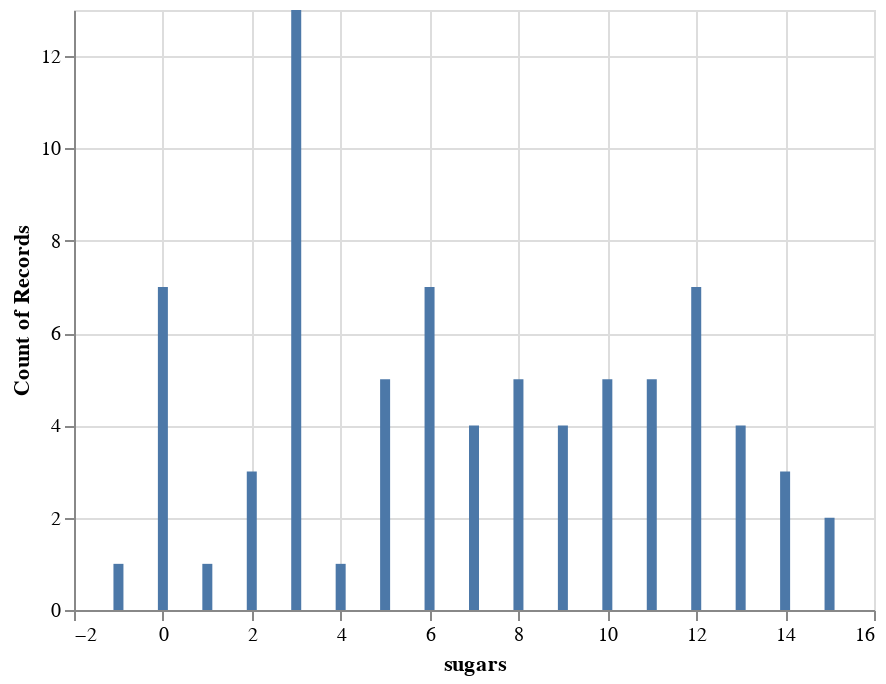

The notebook cell saved with this chart:
### Markdown cell above
### Sugar Distribution

Marketing tells us that their surveys have revealed that sugar content is the number one concern of consumers when choosing cereal.

They would like to see the following visualizations:

*  A histogram plot of the sugar content in all cereals.

* A scatter plot showing the relationship between sugar and calories.

* A box plot showing the distribution of sugar content by manufacturer.

### Code cell
# Create the three visualzations requested by the the marketing team
alt.Chart(cereals).mark_bar().encode(
    alt.X("sugars", bin=False),
    y='count()',
)

### Figure 1 — Vega-Lite specification as saved in the notebook (floating-point values rounded to 4 significant figures)
{"config": {"view": {"continuousWidth": 400, "continuousHeight": 300}}, "data": {"name": "data-ee440dbc64c92e09f8f7e073d93b7f79"}, "mark": "bar", "encoding": {"x": {"bin": false, "field": "sugars", "type": "quantitative"}, "y": {"aggregate": "count", "type": "quantitative"}}, "$schema": "https://vega.github.io/schema/vega-lite/v4.17.0.json", "datasets": {"data-ee440dbc64c92e09f8f7e073d93b7f79": [{"name": "100% Bran", "mfr": "N", "type": "C", "calories": 70, "protein": 4, "fat": 1, "sodium": 130, "fiber": 10.0, "carbo": 5.0, "sugars": 6, "potass": 280, "vitamins": 25, "shelf": 3, "weight": 1.0, "cups": 0.33, "rating": 68.4, "man_names": "Nabisco"}, {"name": "100% Natural Bran", "mfr": "Q", "type": "C", "calories": 120, "protein": 3, "fat": 5, "sodium": 15, "fiber": 2.0, "carbo": 8.0, "sugars": 8, "potass": 135, "vitamins": 0, "shelf": 3, "weight": 1.0, "cups": 1.0, "rating": 33.98, "man_names": "Quaker Oats"}, {"name": "All-Bran", "mfr": "K", "type": "C", "calories": 70, "protein": 4, "fat": 1, "sodium": 260, "fiber": 9.0, "carbo": 7.0, "sugars": 5, "potass": 320, "vitamins": 25, "shelf": 3, "weight": 1.0, "cups": 0.33, "rating": 59.43, "man_names": "Kelloggs"}, {"name": "All-Bran with Extra Fiber", "mfr": "K", "type": "C", "calories": 50, "protein": 4, "fat": 0, "sodium": 140, "fiber": 14.0, "carbo": 8.0, "sugars": 0, "potass": 330, "vitamins": 25, "shelf": 3, "weight": 1.0, "cups": 0.5, "rating": 93.7, "man_names": "Kelloggs"}, {"name": "Almond Delight", "mfr": "R", "type": "C", "calories": 110, "protein": 2, "fat": 2, "sodium": 200, "fiber": 1.0, "carbo": 14.0, "sugars": 8, "potass": -1, "vitamins": 25, "shelf": 3, "weight": 1.0, "cups": 0.75, "rating": 34.38, "man_names": "Ralston Purina"}, {"name": "Apple Cinnamon Cheerios", "mfr": "G", "type": "C", "calories": 110, "protein": 2, "fat": 2, "sodium": 180, "fiber": 1.5, "carbo": 10.5, "sugars": 10, "potass": 70, "vitamins": 25, "shelf": 1, "weight": 1.0, "cups": 0.75, "rating": 29.51, "man_names": "General Mills"}, {"name": "Apple Jacks", "mfr": "K", "type": "C", "calories": 110, "protein": 2, "fat": 0, "sodium": 125, "fiber": 1.0, "carbo": 11.0, "sugars": 14, "potass": 30, "vitamins": 25, "shelf": 2, "weight": 1.0, "cups": 1.0, "rating": 33.17, "man_names": "Kelloggs"}, {"name": "Basic 4", "mfr": "G", "type": "C", "calories": 130, "protein": 3, "fat": 2, "sodium": 210, "fiber": 2.0, "carbo": 18.0, "sugars": 8, "potass": 100, "vitamins": 25, "shelf": 3, "weight": 1.33, "cups": 0.75, "rating": 37.04, "man_names": "General Mills"}, {"name": "Bran Chex", "mfr": "R", "type": "C", "calories": 90, "protein": 2, "fat": 1, "sodium": 200, "fiber": 4.0, "carbo": 15.0, "sugars": 6, "potass": 125, "vitamins": 25, "shelf": 1, "weight": 1.0, "cups": 0.67, "rating": 49.12, "man_names": "Ralston Purina"}, {"name": "Bran Flakes", "mfr": "P", "type": "C", "calories": 90, "protein": 3, "fat": 0, "sodium": 210, "fiber": 5.0, "carbo": 13.0, "sugars": 5, "potass": 190, "vitamins": 25, "shelf": 3, "weight": 1.0, "cups": 0.67, "rating": 53.31, "man_names": "Post"}, {"name": "Cap'n'Crunch", "mfr": "Q", "type": "C", "calories": 120, "protein": 1, "fat": 2, "sodium": 220, "fiber": 0.0, "carbo": 12.0, "sugars": 12, "potass": 35, "vitamins": 25, "shelf": 2, "weight": 1.0, "cups": 0.75, "rating": 18.04, "man_names": "Quaker Oats"}, {"name": "Cheerios", "mfr": "G", "type": "C", "calories": 110, "protein": 6, "fat": 2, "sodium": 290, "fiber": 2.0, "carbo": 17.0, "sugars": 1, "potass": 105, "vitamins": 25, "shelf": 1, "weight": 1.0, "cups": 1.25, "rating": 50.76, "man_names": "General Mills"}, {"name": "Cinnamon Toast Crunch", "mfr": "G", "type": "C", "calories": 120, "protein": 1, "fat": 3, "sodium": 210, "fiber": 0.0, "carbo": 13.0, "sugars": 9, "potass": 45, "vitamins": 25, "shelf": 2, "weight": 1.0, "cups": 0.75, "rating": 19.82, "man_names": "General Mills"}, {"name": "Clusters", "mfr": "G", "type": "C", "calories": 110, "protein": 3, "fat": 2, "sodium": 140, "fiber": 2.0, "carbo": 13.0, "sugars": 7, "potass": 105, "vitamins": 25, "shelf": 3, "weight": 1.0, "cups": 0.5, "rating": 40.4, "man_names": "General Mills"}, {"name": "Cocoa Puffs", "mfr": "G", "type": "C", "calories": 110, "protein": 1, "fat": 1, "sodium": 180, "fiber": 0.0, "carbo": 12.0, "sugars": 13, "potass": 55, "vitamins": 25, "shelf": 2, "weight": 1.0, "cups": 1.0, "rating": 22.74, "man_names": "General Mills"}, {"name": "Corn Chex", "mfr": "R", "type": "C", "calories": 110, "protein": 2, "fat": 0, "sodium": 280, "fiber": 0.0, "carbo": 22.0, "sugars": 3, "potass": 25, "vitamins": 25, "shelf": 1, "weight": 1.0, "cups": 1.0, "rating": 41.45, "man_names": "Ralston Purina"}, {"name": "Corn Flakes", "mfr": "K", "type": "C", "calories": 100, "protein": 2, "fat": 0, "sodium": 290, "fiber": 1.0, "carbo": 21.0, "sugars": 2, "potass": 35, "vitamins": 25, "shelf": 1, "weight": 1.0, "cups": 1.0, "rating": 45.86, "man_names": "Kelloggs"}, {"name": "Corn Pops", "mfr": "K", "type": "C", "calories": 110, "protein": 1, "fat": 0, "sodium": 90, "fiber": 1.0, "carbo": 13.0, "sugars": 12, "potass": 20, "vitamins": 25, "shelf": 2, "weight": 1.0, "cups": 1.0, "rating": 35.78, "man_names": "Kelloggs"}, {"name": "Count Chocula", "mfr": "G", "type": "C", "calories": 110, "protein": 1, "fat": 1, "sodium": 180, "fiber": 0.0, "carbo": 12.0, "sugars": 13, "potass": 65, "vitamins": 25, "shelf": 2, "weight": 1.0, "cups": 1.0, "rating": 22.4, "man_names": "General Mills"}, {"name": "Cracklin' Oat Bran", "mfr": "K", "type": "C", "calories": 110, "protein": 3, "fat": 3, "sodium": 140, "fiber": 4.0, "carbo": 10.0, "sugars": 7, "potass": 160, "vitamins": 25, "shelf": 3, "weight": 1.0, "cups": 0.5, "rating": 40.45, "man_names": "Kelloggs"}, {"name": "Cream of Wheat (Quick)", "mfr": "N", "type": "H", "calories": 100, "protein": 3, "fat": 0, "sodium": 80, "fiber": 1.0, "carbo": 21.0, "sugars": 0, "potass": -1, "vitamins": 0, "shelf": 2, "weight": 1.0, "cups": 1.0, "rating": 64.53, "man_names": "Nabisco"}, {"name": "Crispix", "mfr": "K", "type": "C", "calories": 110, "protein": 2, "fat": 0, "sodium": 220, "fiber": 1.0, "carbo": 21.0, "sugars": 3, "potass": 30, "vitamins": 25, "shelf": 3, "weight": 1.0, "cups": 1.0, "rating": 46.9, "man_names": "Kelloggs"}, {"name": "Crispy Wheat & Raisins", "mfr": "G", "type": "C", "calories": 100, "protein": 2, "fat": 1, "sodium": 140, "fiber": 2.0, "carbo": 11.0, "sugars": 10, "potass": 120, "vitamins": 25, "shelf": 3, "weight": 1.0, "cups": 0.75, "rating": 36.18, "man_names": "General Mills"}, {"name": "Double Chex", "mfr": "R", "type": "C", "calories": 100, "protein": 2, "fat": 0, "sodium": 190, "fiber": 1.0, "carbo": 18.0, "sugars": 5, "potass": 80, "vitamins": 25, "shelf": 3, "weight": 1.0, "cups": 0.75, "rating": 44.33, "man_names": "Ralston Purina"}, {"name": "Froot Loops", "mfr": "K", "type": "C", "calories": 110, "protein": 2, "fat": 1, "sodium": 125, "fiber": 1.0, "carbo": 11.0, "sugars": 13, "potass": 30, "vitamins": 25, "shelf": 2, "weight": 1.0, "cups": 1.0, "rating": 32.21, "man_names": "Kelloggs"}, {"name": "Frosted Flakes", "mfr": "K", "type": "C", "calories": 110, "protein": 1, "fat": 0, "sodium": 200, "fiber": 1.0, "carbo": 14.0, "sugars": 11, "potass": 25, "vitamins": 25, "shelf": 1, "weight": 1.0, "cups": 0.75, "rating": 31.44, "man_names": "Kelloggs"}, {"name": "Frosted Mini-Wheats", "mfr": "K", "type": "C", "calories": 100, "protein": 3, "fat": 0, "sodium": 0, "fiber": 3.0, "carbo": 14.0, "sugars": 7, "potass": 100, "vitamins": 25, "shelf": 2, "weight": 1.0, "cups": 0.8, "rating": 58.35, "man_names": "Kelloggs"}, {"name": "Fruit & Fibre Dates; Walnuts; and Oats", "mfr": "P", "type": "C", "calories": 120, "protein": 3, "fat": 2, "sodium": 160, "fiber": 5.0, "carbo": 12.0, "sugars": 10, "potass": 200, "vitamins": 25, "shelf": 3, "weight": 1.25, "cups": 0.67, "rating": 40.92, "man_names": "Post"}, {"name": "Fruitful Bran", "mfr": "K", "type": "C", "calories": 120, "protein": 3, "fat": 0, "sodium": 240, "fiber": 5.0, "carbo": 14.0, "sugars": 12, "potass": 190, "vitamins": 25, "shelf": 3, "weight": 1.33, "cups": 0.67, "rating": 41.02, "man_names": "Kelloggs"}, {"name": "Fruity Pebbles", "mfr": "P", "type": "C", "calories": 110, "protein": 1, "fat": 1, "sodium": 135, "fiber": 0.0, "carbo": 13.0, "sugars": 12, "potass": 25, "vitamins": 25, "shelf": 2, "weight": 1.0, "cups": 0.75, "rating": 28.03, "man_names": "Post"}, {"name": "Golden Crisp", "mfr": "P", "type": "C", "calories": 100, "protein": 2, "fat": 0, "sodium": 45, "fiber": 0.0, "carbo": 11.0, "sugars": 15, "potass": 40, "vitamins": 25, "shelf": 1, "weight": 1.0, "cups": 0.88, "rating": 35.25, "man_names": "Post"}, {"name": "Golden Grahams", "mfr": "G", "type": "C", "calories": 110, "protein": 1, "fat": 1, "sodium": 280, "fiber": 0.0, "carbo": 15.0, "sugars": 9, "potass": 45, "vitamins": 25, "shelf": 2, "weight": 1.0, "cups": 0.75, "rating": 23.8, "man_names": "General Mills"}, {"name": "Grape Nuts Flakes", "mfr": "P", "type": "C", "calories": 100, "protein": 3, "fat": 1, "sodium": 140, "fiber": 3.0, "carbo": 15.0, "sugars": 5, "potass": 85, "vitamins": 25, "shelf": 3, "weight": 1.0, "cups": 0.88, "rating": 52.08, "man_names": "Post"}, {"name": "Grape-Nuts", "mfr": "P", "type": "C", "calories": 110, "protein": 3, "fat": 0, "sodium": 170, "fiber": 3.0, "carbo": 17.0, "sugars": 3, "potass": 90, "vitamins": 25, "shelf": 3, "weight": 1.0, "cups": 0.25, "rating": 53.37, "man_names": "Post"}, {"name": "Great Grains Pecan", "mfr": "P", "type": "C", "calories": 120, "protein": 3, "fat": 3, "sodium": 75, "fiber": 3.0, "carbo": 13.0, "sugars": 4, "potass": 100, "vitamins": 25, "shelf": 3, "weight": 1.0, "cups": 0.33, "rating": 45.81, "man_names": "Post"}, {"name": "Honey Graham Ohs", "mfr": "Q", "type": "C", "calories": 120, "protein": 1, "fat": 2, "sodium": 220, "fiber": 1.0, "carbo": 12.0, "sugars": 11, "potass": 45, "vitamins": 25, "shelf": 2, "weight": 1.0, "cups": 1.0, "rating": 21.87, "man_names": "Quaker Oats"}, {"name": "Honey Nut Cheerios", "mfr": "G", "type": "C", "calories": 110, "protein": 3, "fat": 1, "sodium": 250, "fiber": 1.5, "carbo": 11.5, "sugars": 10, "potass": 90, "vitamins": 25, "shelf": 1, "weight": 1.0, "cups": 0.75, "rating": 31.07, "man_names": "General Mills"}, {"name": "Honey-comb", "mfr": "P", "type": "C", "calories": 110, "protein": 1, "fat": 0, "sodium": 180, "fiber": 0.0, "carbo": 14.0, "sugars": 11, "potass": 35, "vitamins": 25, "shelf": 1, "weight": 1.0, "cups": 1.33, "rating": 28.74, "man_names": "Post"}, {"name": "Just Right Crunchy  Nuggets", "mfr": "K", "type": "C", "calories": 110, "protein": 2, "fat": 1, "sodium": 170, "fiber": 1.0, "carbo": 17.0, "sugars": 6, "potass": 60, "vitamins": 100, "shelf": 3, "weight": 1.0, "cups": 1.0, "rating": 36.52, "man_names": "Kelloggs"}, {"name": "Just Right Fruit & Nut", "mfr": "K", "type": "C", "calories": 140, "protein": 3, "fat": 1, "sodium": 170, "fiber": 2.0, "carbo": 20.0, "sugars": 9, "potass": 95, "vitamins": 100, "shelf": 3, "weight": 1.3, "cups": 0.75, "rating": 36.47, "man_names": "Kelloggs"}, {"name": "Kix", "mfr": "G", "type": "C", "calories": 110, "protein": 2, "fat": 1, "sodium": 260, "fiber": 0.0, "carbo": 21.0, "sugars": 3, "potass": 40, "vitamins": 25, "shelf": 2, "weight": 1.0, "cups": 1.5, "rating": 39.24, "man_names": "General Mills"}, {"name": "Life", "mfr": "Q", "type": "C", "calories": 100, "protein": 4, "fat": 2, "sodium": 150, "fiber": 2.0, "carbo": 12.0, "sugars": 6, "potass": 95, "vitamins": 25, "shelf": 2, "weight": 1.0, "cups": 0.67, "rating": 45.33, "man_names": "Quaker Oats"}, {"name": "Lucky Charms", "mfr": "G", "type": "C", "calories": 110, "protein": 2, "fat": 1, "sodium": 180, "fiber": 0.0, "carbo": 12.0, "sugars": 12, "potass": 55, "vitamins": 25, "shelf": 2, "weight": 1.0, "cups": 1.0, "rating": 26.73, "man_names": "General Mills"}, {"name": "Maypo", "mfr": "A", "type": "H", "calories": 100, "protein": 4, "fat": 1, "sodium": 0, "fiber": 0.0, "carbo": 16.0, "sugars": 3, "potass": 95, "vitamins": 25, "shelf": 2, "weight": 1.0, "cups": 1.0, "rating": 54.85, "man_names": "American Home Food Products"}, {"name": "Muesli Raisins; Dates; & Almonds", "mfr": "R", "type": "C", "calories": 150, "protein": 4, "fat": 3, "sodium": 95, "fiber": 3.0, "carbo": 16.0, "sugars": 11, "potass": 170, "vitamins": 25, "shelf": 3, "weight": 1.0, "cups": 1.0, "rating": 37.14, "man_names": "Ralston Purina"}, {"name": "Muesli Raisins; Peaches; & Pecans", "mfr": "R", "type": "C", "calories": 150, "protein": 4, "fat": 3, "sodium": 150, "fiber": 3.0, "carbo": 16.0, "sugars": 11, "potass": 170, "vitamins": 25, "shelf": 3, "weight": 1.0, "cups": 1.0, "rating": 34.14, "man_names": "Ralston Purina"}, {"name": "Mueslix Crispy Blend", "mfr": "K", "type": "C", "calories": 160, "protein": 3, "fat": 2, "sodium": 150, "fiber": 3.0, "carbo": 17.0, "sugars": 13, "potass": 160, "vitamins": 25, "shelf": 3, "weight": 1.5, "cups": 0.67, "rating": 30.31, "man_names": "Kelloggs"}, {"name": "Multi-Grain Cheerios", "mfr": "G", "type": "C", "calories": 100, "protein": 2, "fat": 1, "sodium": 220, "fiber": 2.0, "carbo": 15.0, "sugars": 6, "potass": 90, "vitamins": 25, "shelf": 1, "weight": 1.0, "cups": 1.0, "rating": 40.11, "man_names": "General Mills"}, {"name": "Nut&Honey Crunch", "mfr": "K", "type": "C", "calories": 120, "protein": 2, "fat": 1, "sodium": 190, "fiber": 0.0, "carbo": 15.0, "sugars": 9, "potass": 40, "vitamins": 25, "shelf": 2, "weight": 1.0, "cups": 0.67, "rating": 29.92, "man_names": "Kelloggs"}, {"name": "Nutri-Grain Almond-Raisin", "mfr": "K", "type": "C", "calories": 140, "protein": 3, "fat": 2, "sodium": 220, "fiber": 3.0, "carbo": 21.0, "sugars": 7, "potass": 130, "vitamins": 25, "shelf": 3, "weight": 1.33, "cups": 0.67, "rating": 40.69, "man_names": "Kelloggs"}, {"name": "Nutri-grain Wheat", "mfr": "K", "type": "C", "calories": 90, "protein": 3, "fat": 0, "sodium": 170, "fiber": 3.0, "carbo": 18.0, "sugars": 2, "potass": 90, "vitamins": 25, "shelf": 3, "weight": 1.0, "cups": 1.0, "rating": 59.64, "man_names": "Kelloggs"}, {"name": "Oatmeal Raisin Crisp", "mfr": "G", "type": "C", "calories": 130, "protein": 3, "fat": 2, "sodium": 170, "fiber": 1.5, "carbo": 13.5, "sugars": 10, "potass": 120, "vitamins": 25, "shelf": 3, "weight": 1.25, "cups": 0.5, "rating": 30.45, "man_names": "General Mills"}, {"name": "Post Nat. Raisin Bran", "mfr": "P", "type": "C", "calories": 120, "protein": 3, "fat": 1, "sodium": 200, "fiber": 6.0, "carbo": 11.0, "sugars": 14, "potass": 260, "vitamins": 25, "shelf": 3, "weight": 1.33, "cups": 0.67, "rating": 37.84, "man_names": "Post"}, {"name": "Product 19", "mfr": "K", "type": "C", "calories": 100, "protein": 3, "fat": 0, "sodium": 320, "fiber": 1.0, "carbo": 20.0, "sugars": 3, "potass": 45, "vitamins": 100, "shelf": 3, "weight": 1.0, "cups": 1.0, "rating": 41.5, "man_names": "Kelloggs"}, {"name": "Puffed Rice", "mfr": "Q", "type": "C", "calories": 50, "protein": 1, "fat": 0, "sodium": 0, "fiber": 0.0, "carbo": 13.0, "sugars": 0, "potass": 15, "vitamins": 0, "shelf": 3, "weight": 0.5, "cups": 1.0, "rating": 60.76, "man_names": "Quaker Oats"}, {"name": "Puffed Wheat", "mfr": "Q", "type": "C", "calories": 50, "protein": 2, "fat": 0, "sodium": 0, "fiber": 1.0, "carbo": 10.0, "sugars": 0, "potass": 50, "vitamins": 0, "shelf": 3, "weight": 0.5, "cups": 1.0, "rating": 63.01, "man_names": "Quaker Oats"}, {"name": "Quaker Oat Squares", "mfr": "Q", "type": "C", "calories": 100, "protein": 4, "fat": 1, "sodium": 135, "fiber": 2.0, "carbo": 14.0, "sugars": 6, "potass": 110, "vitamins": 25, "shelf": 3, "weight": 1.0, "cups": 0.5, "rating": 49.51, "man_names": "Quaker Oats"}, {"name": "Quaker Oatmeal", "mfr": "Q", "type": "H", "calories": 100, "protein": 5, "fat": 2, "sodium": 0, "fiber": 2.7, "carbo": -1.0, "sugars": -1, "potass": 110, "vitamins": 0, "shelf": 1, "weight": 1.0, "cups": 0.67, "rating": 50.83, "man_names": "Quaker Oats"}, {"name": "Raisin Bran", "mfr": "K", "type": "C", "calories": 120, "protein": 3, "fat": 1, "sodium": 210, "fiber": 5.0, "carbo": 14.0, "sugars": 12, "potass": 240, "vitamins": 25, "shelf": 2, "weight": 1.33, "cups": 0.75, "rating": 39.26, "man_names": "Kelloggs"}, {"name": "Raisin Nut Bran", "mfr": "G", "type": "C", "calories": 100, "protein": 3, "fat": 2, "sodium": 140, "fiber": 2.5, "carbo": 10.5, "sugars": 8, "potass": 140, "vitamins": 25, "shelf": 3, "weight": 1.0, "cups": 0.5, "rating": 39.7, "man_names": "General Mills"}, {"name": "Raisin Squares", "mfr": "K", "type": "C", "calories": 90, "protein": 2, "fat": 0, "sodium": 0, "fiber": 2.0, "carbo": 15.0, "sugars": 6, "potass": 110, "vitamins": 25, "shelf": 3, "weight": 1.0, "cups": 0.5, "rating": 55.33, "man_names": "Kelloggs"}, {"name": "Rice Chex", "mfr": "R", "type": "C", "calories": 110, "protein": 1, "fat": 0, "sodium": 240, "fiber": 0.0, "carbo": 23.0, "sugars": 2, "potass": 30, "vitamins": 25, "shelf": 1, "weight": 1.0, "cups": 1.13, "rating": 42.0, "man_names": "Ralston Purina"}, {"name": "Rice Krispies", "mfr": "K", "type": "C", "calories": 110, "protein": 2, "fat": 0, "sodium": 290, "fiber": 0.0, "carbo": 22.0, "sugars": 3, "potass": 35, "vitamins": 25, "shelf": 1, "weight": 1.0, "cups": 1.0, "rating": 40.56, "man_names": "Kelloggs"}, {"name": "Shredded Wheat", "mfr": "N", "type": "C", "calories": 80, "protein": 2, "fat": 0, "sodium": 0, "fiber": 3.0, "carbo": 16.0, "sugars": 0, "potass": 95, "vitamins": 0, "shelf": 1, "weight": 0.83, "cups": 1.0, "rating": 68.24, "man_names": "Nabisco"}, {"name": "Shredded Wheat 'n'Bran", "mfr": "N", "type": "C", "calories": 90, "protein": 3, "fat": 0, "sodium": 0, "fiber": 4.0, "carbo": 19.0, "sugars": 0, "potass": 140, "vitamins": 0, "shelf": 1, "weight": 1.0, "cups": 0.67, "rating": 74.47, "man_names": "Nabisco"}, {"name": "Shredded Wheat spoon size", "mfr": "N", "type": "C", "calories": 90, "protein": 3, "fat": 0, "sodium": 0, "fiber": 3.0, "carbo": 20.0, "sugars": 0, "potass": 120, "vitamins": 0, "shelf": 1, "weight": 1.0, "cups": 0.67, "rating": 72.8, "man_names": "Nabisco"}, {"name": "Smacks", "mfr": "K", "type": "C", "calories": 110, "protein": 2, "fat": 1, "sodium": 70, "fiber": 1.0, "carbo": 9.0, "sugars": 15, "potass": 40, "vitamins": 25, "shelf": 2, "weight": 1.0, "cups": 0.75, "rating": 31.23, "man_names": "Kelloggs"}, {"name": "Special K", "mfr": "K", "type": "C", "calories": 110, "protein": 6, "fat": 0, "sodium": 230, "fiber": 1.0, "carbo": 16.0, "sugars": 3, "potass": 55, "vitamins": 25, "shelf": 1, "weight": 1.0, "cups": 1.0, "rating": 53.13, "man_names": "Kelloggs"}, {"name": "Strawberry Fruit Wheats", "mfr": "N", "type": "C", "calories": 90, "protein": 2, "fat": 0, "sodium": 15, "fiber": 3.0, "carbo": 15.0, "sugars": 5, "potass": 90, "vitamins": 25, "shelf": 2, "weight": 1.0, "cups": 1.0, "rating": 59.36, "man_names": "Nabisco"}, {"name": "Total Corn Flakes", "mfr": "G", "type": "C", "calories": 110, "protein": 2, "fat": 1, "sodium": 200, "fiber": 0.0, "carbo": 21.0, "sugars": 3, "potass": 35, "vitamins": 100, "shelf": 3, "weight": 1.0, "cups": 1.0, "rating": 38.84, "man_names": "General Mills"}, {"name": "Total Raisin Bran", "mfr": "G", "type": "C", "calories": 140, "protein": 3, "fat": 1, "sodium": 190, "fiber": 4.0, "carbo": 15.0, "sugars": 14, "potass": 230, "vitamins": 100, "shelf": 3, "weight": 1.5, "cups": 1.0, "rating": 28.59, "man_names": "General Mills"}, {"name": "Total Whole Grain", "mfr": "G", "type": "C", "calories": 100, "protein": 3, "fat": 1, "sodium": 200, "fiber": 3.0, "carbo": 16.0, "sugars": 3, "potass": 110, "vitamins": 100, "shelf": 3, "weight": 1.0, "cups": 1.0, "rating": 46.66, "man_names": "General Mills"}, {"name": "Triples", "mfr": "G", "type": "C", "calories": 110, "protein": 2, "fat": 1, "sodium": 250, "fiber": 0.0, "carbo": 21.0, "sugars": 3, "potass": 60, "vitamins": 25, "shelf": 3, "weight": 1.0, "cups": 0.75, "rating": 39.11, "man_names": "General Mills"}, {"name": "Trix", "mfr": "G", "type": "C", "calories": 110, "protein": 1, "fat": 1, "sodium": 140, "fiber": 0.0, "carbo": 13.0, "sugars": 12, "potass": 25, "vitamins": 25, "shelf": 2, "weight": 1.0, "cups": 1.0, "rating": 27.75, "man_names": "General Mills"}, {"name": "Wheat Chex", "mfr": "R", "type": "C", "calories": 100, "protein": 3, "fat": 1, "sodium": 230, "fiber": 3.0, "carbo": 17.0, "sugars": 3, "potass": 115, "vitamins": 25, "shelf": 1, "weight": 1.0, "cups": 0.67, "rating": 49.79, "man_names": "Ralston Purina"}, {"name": "Wheaties", "mfr": "G", "type": "C", "calories": 100, "protein": 3, "fat": 1, "sodium": 200, "fiber": 3.0, "carbo": 17.0, "sugars": 3, "potass": 110, "vitamins": 25, "shelf": 1, "weight": 1.0, "cups": 1.0, "rating": 51.59, "man_names": "General Mills"}, {"name": "Wheaties Honey Gold", "mfr": "G", "type": "C", "calories": 110, "protein": 2, "fat": 1, "sodium": 200, "fiber": 1.0, "carbo": 16.0, "sugars": 8, "potass": 60, "vitamins": 25, "shelf": 1, "weight": 1.0, "cups": 0.75, "rating": 36.19, "man_names": "General Mills"}]}}
